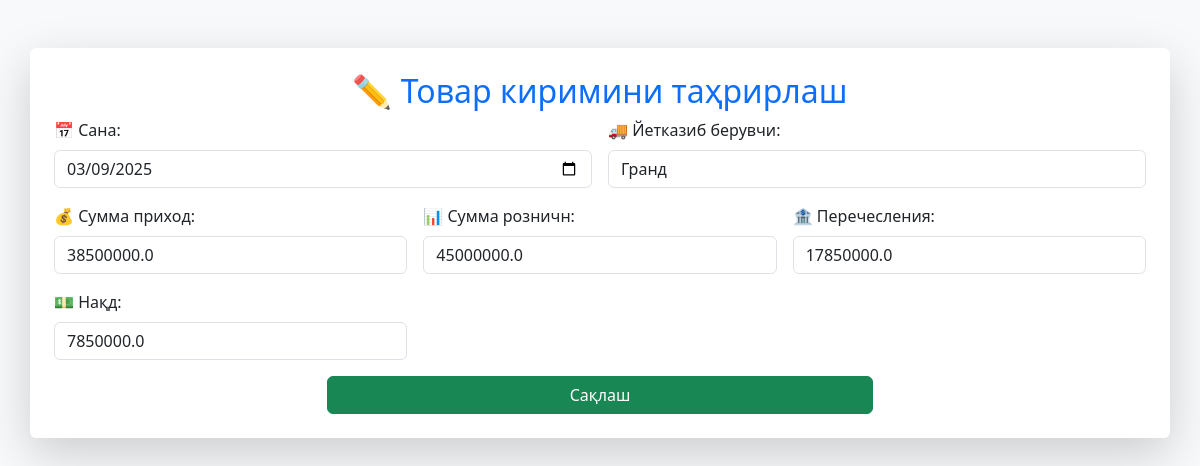
Page /edit_product_income/1 on the committed database.
### tables this page shows
CREATE TABLE product_income (
            id INTEGER PRIMARY KEY AUTOINCREMENT,
            sana TEXT NOT NULL,
            yetkazib_beruvchi TEXT NOT NULL,
            summa_prixod REAL NOT NULL,
            perechesleniya REAL DEFAULT 0,
            nakd_pul REAL DEFAULT 0,
            qarz REAL NOT NULL
        , summa_roznichn REAL DEFAULT 0, natsenka REAL DEFAULT 0, nacenka REAL DEFAULT 0);

### routes.py (the view, shortened to what this page needs)
@bp.route("/edit_product_income/<int:id>", methods=["GET", "POST"])
def edit_product_income(id):
    conn = get_db_connection()
    income = conn.execute("SELECT * FROM product_income WHERE id = ?", (id,)).fetchone()
    if income is None:
        return "Маълумот топилмади", 404
    conn.close()
    return render_template("edit_product_income.html", income=income)

### app.py (called while the page is built)
@app.before_request
def update_user_activity():
    if "user_id" in session and "username" in session:
        conn = get_db_connection()
        conn.execute("""
            INSERT OR REPLACE INTO users_online (user_id, username, last_active)
            VALUES (?, ?, ?)
        """, (session["user_id"], session["username"], datetime.now()))
        conn.commit()
        conn.close()

@app.before_request
def update_user_online():
    if "user_id" in session:
        conn = get_db_connection()
        conn.execute("""
            INSERT OR REPLACE INTO users_online (user_id, username, last_active)
            VALUES (?, ?, ?)
        """, (session["user_id"], session["username"], datetime.now()))
        conn.commit()
        conn.close()

### database.py (called while the page is built)
def get_db_connection():
    conn = sqlite3.connect(DATABASE)
    conn.row_factory = sqlite3.Row  # JSON formatda natija qaytarish uchun
    return conn

### templates/edit_product_income.html (shortened to what this page needs)
<!DOCTYPE html>
<html lang="uz">
<head>
    <link href="https://cdn.jsdelivr.net/npm/bootstrap@5.3.0/dist/css/bootstrap.min.css" rel="stylesheet">
</head>
<body class="bg-light">
    <div class="container mt-5 p-4 bg-white shadow-lg rounded">
        <h2 class="text-center text-primary">✏ Товар киримини таҳрирлаш</h2>
        <form method="POST" class="row g-3">
            <div class="col-md-6">
                <label for="sana" class="form-label">📅 Сана:</label>
                <input type="date" id="sana" name="sana" class="form-control" value="{{ income.sana }}" required>
            </div>
            <div class="col-md-6">
                <label for="yetkazib_beruvchi" class="form-label">🚚 Йетказиб берувчи:</label>
                <input type="text" id="yetkazib_beruvchi" name="yetkazib_beruvchi" class="form-control" value="{{ income.yetkazib_beruvchi }}" required>
            </div>
            <div class="col-md-4">
                <label for="summa_prixod" class="form-label">💰 Сумма приход:</label>
                <input type="number" id="summa_prixod" name="summa_prixod" class="form-control" value="{{ income.summa_prixod }}" required>
            </div>
            <div class="col-md-4">
                <label for="summa_roznichn" class="form-label">📊 Сумма розничн:</label>
                <input type="number" id="summa_roznichn" name="summa_roznichn" class="form-control" value="{{ income.summa_roznichn }}" step="0.01" required>
            </div>
            <div class="col-md-4">
                <label for="perechesleniya" class="form-label">🏦 Перечесления:</label>
                <input type="number" id="perechesleniya" name="perechesleniya" class="form-control" value="{{ income.perechesleniya }}">
            </div>
            <div class="col-md-4">
                <label for="nakd_pul" class="form-label">💵 Нақд:</label>
                <input type="number" id="nakd_pul" name="nakd_pul" class="form-control" value="{{ income.nakd_pul }}">
            </div>
            <div class="col-12 text-center">
                <button type="submit" class="btn btn-success w-50">Сақлаш</button>
            </div>
        </form>
    </div>
</body>
</html>

### rows in the picture
product_income: sana "03/09/2025", yetkazib_beruvchi "Гранд", summa_prixod "38500000.0", summa_roznichn "45000000.0", perechesleniya "17850000.0", nakd_pul "7850000.0"
